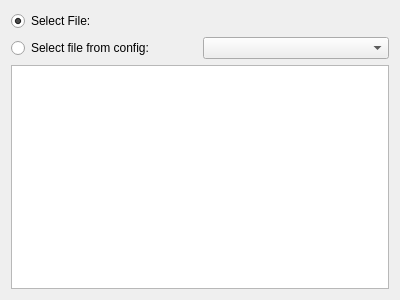
<?xml version="1.0" encoding="UTF-8"?>
<ui version="4.0">
 <class>SelectThunderbirdFilterFilesWidget</class>
 <widget class="QWidget" name="SelectThunderbirdFilterFilesWidget">
  <property name="geometry">
   <rect>
    <x>0</x>
    <y>0</y>
    <width>400</width>
    <height>300</height>
   </rect>
  </property>
  <property name="windowTitle">
   <string>Form</string>
  </property>
  <layout class="QGridLayout" name="gridLayout">
   <item row="0" column="0">
    <widget class="QRadioButton" name="selectFile">
     <property name="text">
      <string>Select File:</string>
     </property>
     <property name="checked">
      <bool>true</bool>
     </property>
     <attribute name="buttonGroup">
      <string notr="true">buttonGroup</string>
     </attribute>
    </widget>
   </item>
   <item row="0" column="1">
    <widget class="KUrlRequester" name="fileUrl"/>
   </item>
   <item row="1" column="0">
    <widget class="QRadioButton" name="selectFromConfig">
     <property name="text">
      <string>Select file from config:</string>
     </property>
     <attribute name="buttonGroup">
      <string notr="true">buttonGroup</string>
     </attribute>
    </widget>
   </item>
   <item row="1" column="1">
    <widget class="KComboBox" name="profiles"/>
   </item>
   <item row="2" column="0" colspan="2">
    <widget class="QListWidget" name="listFile"/>
   </item>
  </layout>
 </widget>
 <customwidgets>
  <customwidget>
   <class>KComboBox</class>
   <extends>QComboBox</extends>
   <header>kcombobox.h</header>
  </customwidget>
  <customwidget>
   <class>KUrlRequester</class>
   <extends>QFrame</extends>
   <header>kurlrequester.h</header>
  </customwidget>
 </customwidgets>
 <resources/>
 <connections/>
 <buttongroups>
  <buttongroup name="buttonGroup"/>
 </buttongroups>
</ui>
